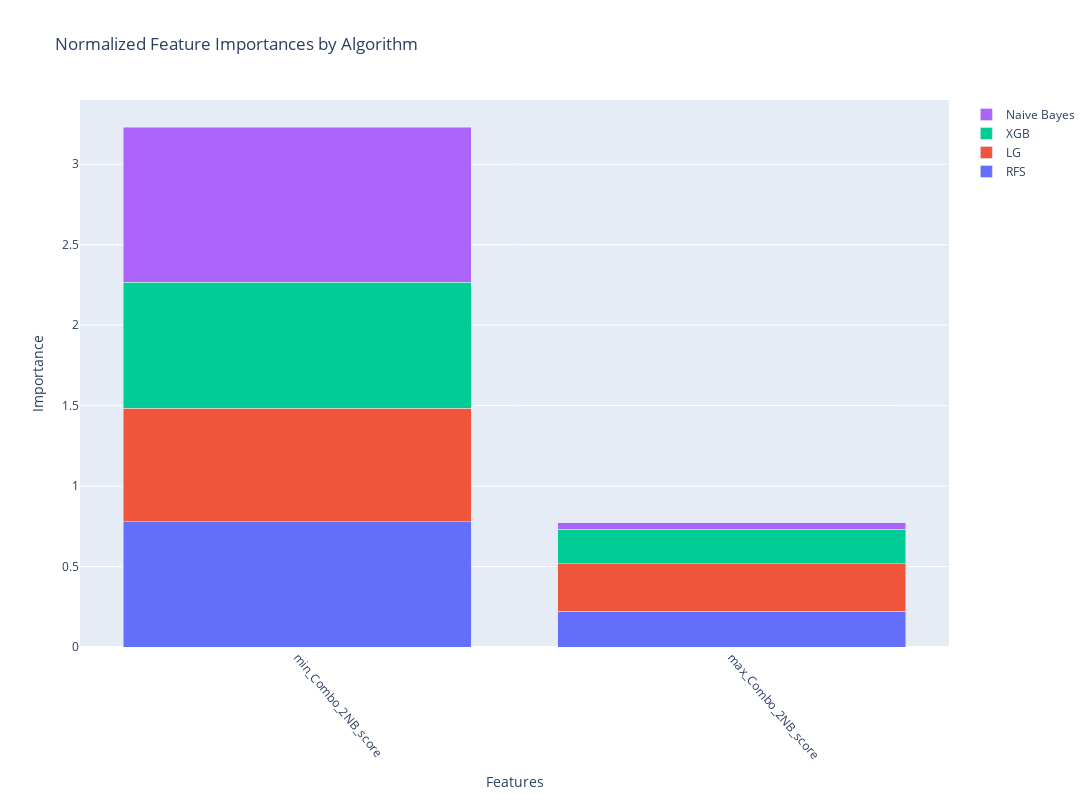

Notebook code for this chart:
### Code cell
forforsta = tsm_train

# Assume preprocessor, DataPreprocessor, base, gini_scorer are predefined
preprocessor = DataPreprocessor(forforsta)

## Scalle
(Xtrain, Ytrain),(Xval, Yval),  (Xtest, Ytest) = preprocessor.scaller(tsm_train,tsm_val, tsm_test, features =  ['min_Combo_2NB_score',	'max_Combo_2NB_score'])



models = ['naive_bayes', 'xgboost', 'random_forest', 'logistic_regression']

optimizer = ModelOptimizer(models, Xtrain, Ytrain, n_trials=iterations, early_stopping_rounds=10)
best_params, best_models = optimizer.run_models()
print("Best parameters:", best_params)

evaluator = ModelEvaluator(Xtrain, Ytrain, Xval, Yval, Xtest, Ytest, best_models)
evaluator.evaluate_models()
evaluator.plot_roc_curves()

feature_importance = FeatureImportance(forforsta[['Ever90','min_Combo_2NB_score','max_Combo_2NB_score']], best_models, run_correlation_cluster=True)
feature_importance.calculate_importances()
feature_importance.calculate_cumulative_importance()
features_to_keep, features_to_discard = feature_importance.find_highly_correlated_features()

print("Features to keep:", features_to_keep)
print("Features to discard:", features_to_discard)

sorted_features, non_zero_features = feature_importance.plot_importances()

# Filter away highly correlated features and take away the absolute worst
filtered_list = [item for item in sorted_features if item not in features_to_discard]
SelectionOne = filtered_list[:40]

print("Non-zero features:", non_zero_features)

### Figure 1 — Plotly figure (JSON) as saved in the notebook; plotly's stock layout.template omitted (floating-point values rounded to 4 significant figures)
{"data": [{"name": "RFS", "type": "bar", "x": ["min_Combo_2NB_score", "max_Combo_2NB_score"], "y": [0.7778, 0.2222]}, {"name": "LG", "type": "bar", "x": ["min_Combo_2NB_score", "max_Combo_2NB_score"], "y": [0.7054, 0.2946]}, {"name": "XGB", "type": "bar", "x": ["min_Combo_2NB_score", "max_Combo_2NB_score"], "y": [0.7841, 0.2159]}, {"name": "Naive Bayes", "type": "bar", "x": ["min_Combo_2NB_score", "max_Combo_2NB_score"], "y": [0.962, 0.03804]}], "layout": {"barmode": "stack", "height": 800, "title": {"text": "Normalized Feature Importances by Algorithm"}, "width": 2800, "xaxis": {"categoryorder": "total descending", "tickangle": 50, "title": {"text": "Features"}}, "yaxis": {"title": {"text": "Importance"}}}}
